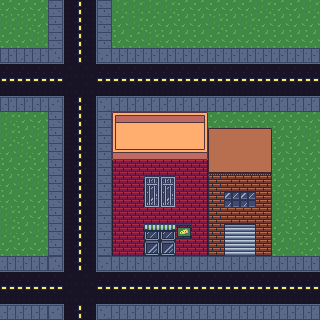

A level layout from a 2D game, rendered from its tile map. Below: a short description, then the map file with tile-grid data replaced by summaries:
An orthogonal 20x20 tile map with 16x16 px tiles, 3 tile layers (Roads, Buildings, Accesories), 3 tilesets.

<map version="1.2" orientation="orthogonal" renderorder="right-down" width="20" height="20" tilewidth="16" tileheight="16" nextobjectid="1">
  <properties>
    <property name="sw1" value="14" />
    <property name="sw2" value="19" />
    <property name="sw3" value="20" />
    <property name="sw4" value="13" />
    <property name="sw5" value="17" />
    <property name="sw6" value="18" />
  </properties>
  <tileset firstgid="1" name="city" columns="4" tilecount="20" tileheight="16" tilewidth="16">
    <image source="city.png" width="64" height="80" />
  </tileset>
  <tileset firstgid="21" name="doors" columns="16" tilecount="256" tileheight="16" tilewidth="16">
    <image source="doors.png" width="256" height="256" />
  </tileset>
  <tileset firstgid="277" name="accesories" columns="16" tilecount="256" tileheight="16" tilewidth="16">
    <image source="accesories.png" width="256" height="256" />
  </tileset>
  <layer name="Roads" width="20" height="20">
    <data>[400 cells, 400 non-empty, 19 distinct tile ids]</data>
  </layer>
  <layer name="Buildings" width="20" height="20">
    <data>[400 cells, 86 non-empty, 24 distinct tile ids]</data>
  </layer>
  <layer name="Accesories" width="20" height="20">
    <data>[400 cells, 15 non-empty, 12 distinct tile ids]</data>
  </layer>
</map>
